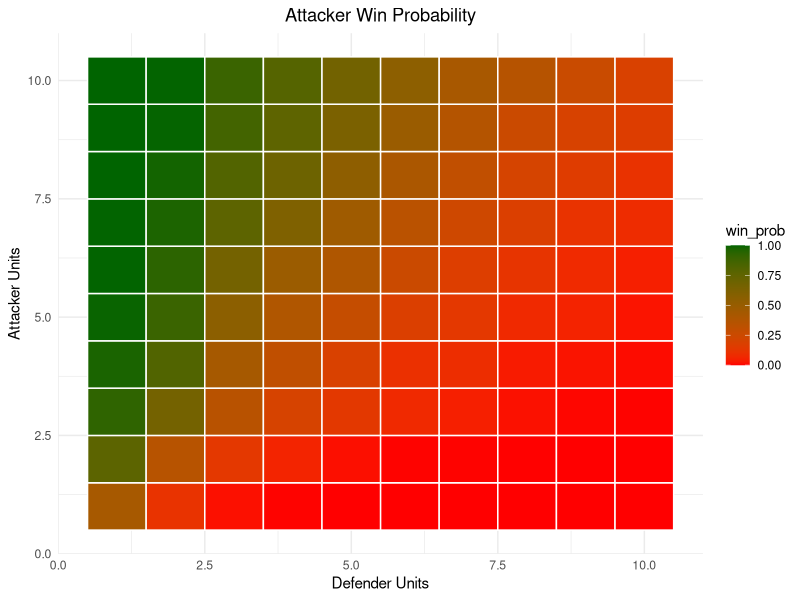
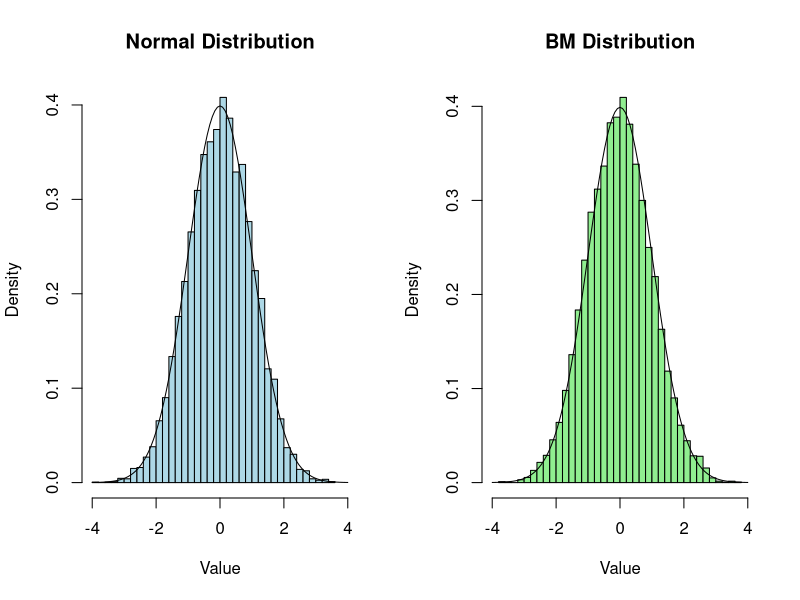
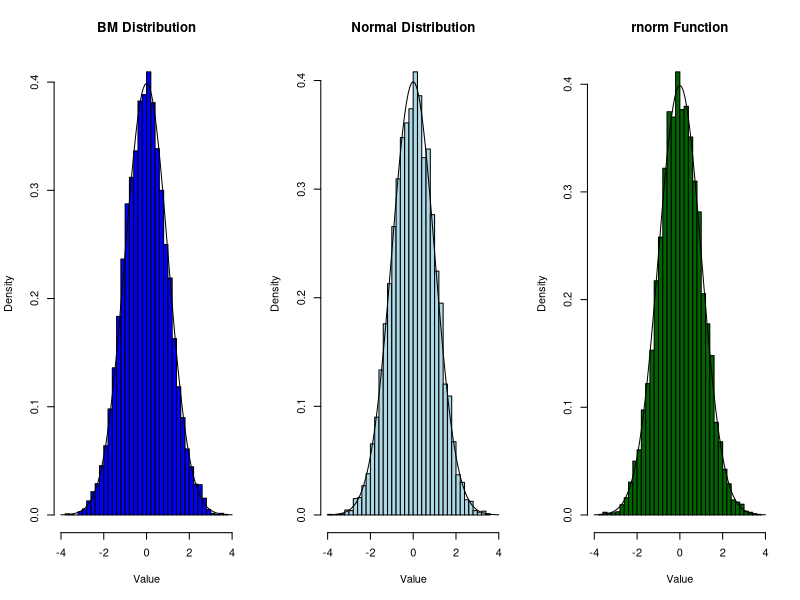
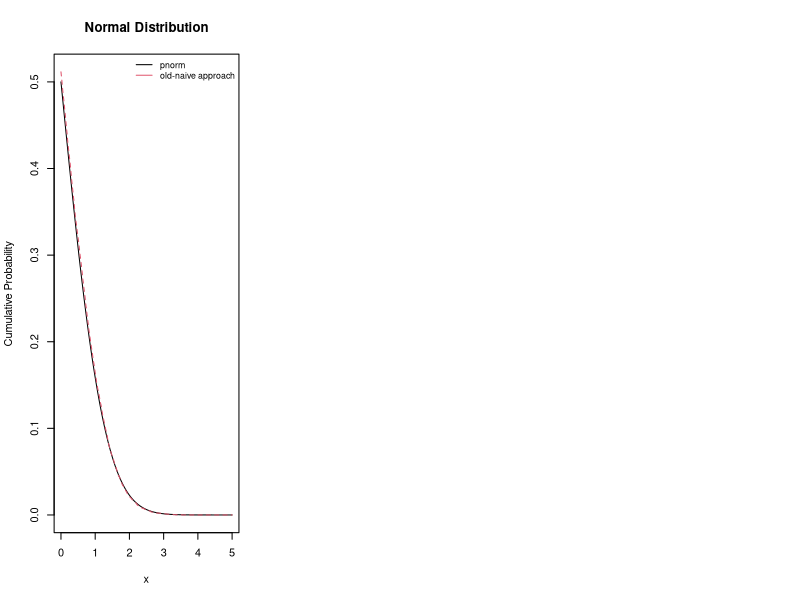
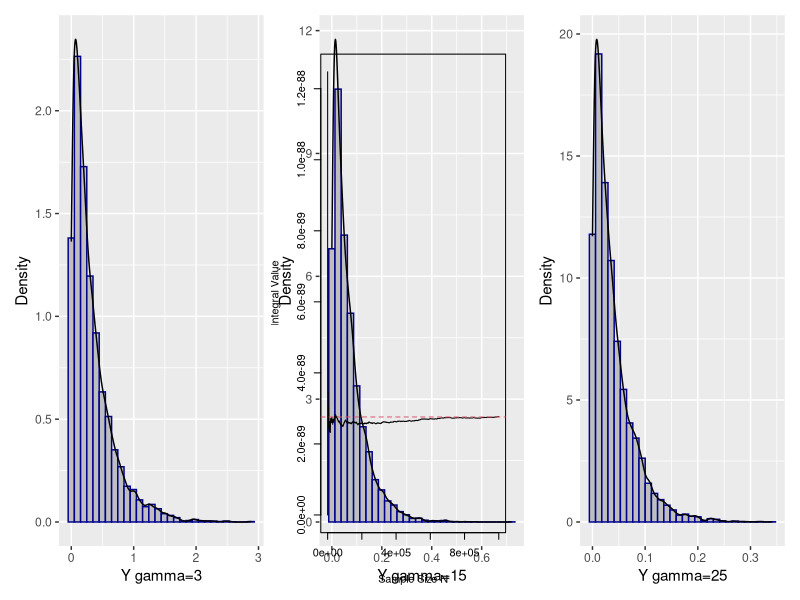

Recreate these plots in R, in order.
## ---- chunk 1
library(ggplot2)
library(patchwork)
library(tidyverse)
library(mixtools)
## ---- chunk 2
set.seed(123)
combat_round <- function(att_units,def_units,sim=10000) {
  Results = rep(NA,sim)
  AS<-att_units
  DS<-def_units
  for(i in 1:sim){
    while(def_units>0 & att_units>0){
      Dnum <- sort(sample(1:6, min(def_units,3),replace = TRUE),decreasing = T)
      Anum <- sort(sample(1:6, min(att_units,3),replace = TRUE),decreasing = T)
      for (j in 1:min(length(Dnum),length(Anum))){
        if(Anum[j]>Dnum[j]){
          def_units<-def_units-1
        }
        else{
          att_units<-att_units-1
        }
      }
    }
    Results[i]<- ifelse(att_units>0,1,0)
    att_units<-AS
    def_units<-DS
  }
  return(mean(Results))
}
## ---- chunk 3
prob_att_win <- function(){
  res<-sapply(1:10, function(x) {
  sapply(1:10, function(y) {
    combat_round(y,x,1000)
    })
  })
  return(res)
}

att_prob<- data.frame(
  attacker_unit<- rep(1:10,10),
  defender_unit<- rep(1:10,each= 10),
  win_prob<- as.vector(prob_att_win())
)
## ---- chunk 4
ggplot(att_prob,aes(x=defender_unit,y=attacker_unit,fill=win_prob))+
  geom_tile()+
  scale_fill_gradient(low="red",high="darkgreen")+
  labs(title = "Attacker Win Probability",x="Defender Units",y="Attacker Units")+
  geom_tile(color = "white",lwd = 0.5,linetype = 1)+
  theme_minimal()+
  theme(plot.title = element_text(hjust = 0.5))

## ---- chunk 5
print(combat_round(def_units=1,att_units=2,sim=10000))
## ---- chunk 6
#Using histograms to compare the above Normal generator with the Box–Muller algorithm

set.seed(13)

normal_functn_gen = function(sim){
  n<-12 
  Uz<-runif(sim*n,min = -0.5,max = 0.5) 
  Uz<-matrix(Uz,nrow=N,ncol=n) 
  Z<-apply(Uz,1,sum)
  return(Z)
}

N <- 10000

gen_norm<-normal_functn_gen(sim=10000)

U1 <- runif(N)
U2 <- runif(N)
X1 <- sqrt( -2*log(U1) )*cos(2*pi*U2)

par(mfrow=c(1,2))
hist(gen_norm, main="Normal Distribution", xlab="Value",col="lightblue" ,breaks=30,freq = F,xlim=c(-4,4))
curve(dnorm(x,0,1),add=T)
hist(X1, main="BM Distribution", xlab="Value",col="lightgreen" ,breaks=30,freq = F,xlim=c(-4,4))
curve(dnorm(x,0,1),add=T)
## ---- chunk 7
normgen <- rnorm(10000)
par(mfrow=c(1,3))
hist(X1, main="BM Distribution", xlab="Value",col="blue" ,breaks=30,freq = F,xlim=c(-4,4))
curve(dnorm(x,0,1),add=T)
hist(gen_norm, main="Normal Distribution", xlab="Value",col="lightblue" ,breaks=30,freq = F,xlim=c(-4,4))
curve(dnorm(x,0,1),add=T)
hist(normgen,xlab="Value",col="darkgreen" ,breaks=30,freq = F,xlim=c(-4,4), main = "rnorm Function")
curve(dnorm(x,0,1),add=T)
## ---- chunk 8
upper_tail_prob<- function(gen_norm,theta){
  prob=sum(gen_norm>theta)/length(gen_norm)
  return(prob)
}
x <- seq(0, 5, by = 0.01)
R<- sapply(seq(0, 5, by = 0.01), function(x) upper_tail_prob(gen_norm,x))
# Calculate cumulative probabilities using pnorm
prob <- 1-pnorm(x,0,1)
## ---- chunk 9
matplot(x, cbind(prob,R), 
        type = "l", 
        xlab = "x", 
        ylab = "Cumulative Probability", 
        main = "Normal Distribution")
legend("topright", legend = c("pnorm", "old-naive approach"), 
       col = 1:3, lty = 1, bty = "n", cex = 0.8)
## ---- chunk 10
#sampler for Pareto
xsampler<- function(n, gamma){
  u<- runif(n)
  x<-1/((1-u)^(1/gamma))
  return(x)
}

#sampler for Exponential
ysampler<- function(x){
  y<- log(x)
  return(y)
}
i=0
gamma = c(3,15,25)

x1=xsampler(10000,gamma[1])
y1=ysampler(x1)
x2<-xsampler(10000,gamma[2])
y2<- ysampler(x2)
x3=xsampler(10000,gamma[3])
y3=ysampler(x3)

#Histograms and densities for different value of gamma for Y
p1=ggplot(data.frame(x=y1), aes(x)) +
  geom_histogram(aes(y=..density..), fill="gray",col="darkblue")+
  labs(x="Y gamma=3",y="Density")+
  geom_density()
p2=ggplot(data.frame(x=y2), aes(x)) +
  geom_histogram(aes(y=..density..), fill="gray",col="darkblue")+
  labs(x="Y gamma=15",y="Density")+
  geom_density()
p3=ggplot(data.frame(x=y3), aes(x)) +
  geom_histogram(aes(y=..density..), fill="gray",col="darkblue")+
  labs(x="Y gamma=25",y="Density")+
  geom_density()
p1+p2+p3
## ---- chunk 11
prob_est1 <- sum(x1 < 5) / 10000
prob_est2 <- sum(x2 < 5) / 10000
prob_est3 <- sum(x3 < 5) / 10000
prob_est1
prob_est2
prob_est3

## ---- chunk 12
theme_set(theme_bw())

#Crude method to estimate the integral
set.seed(155523)
n <- 1000000
a <- 0
b <-  0.05 
u <-runif(n, a, b)

intfunc <- function(y){
  f = (1/sqrt(2*pi)) * (1/(y^2)) * (exp(-1/(2*(y^2))))
}



H1 = (b-a)* intfunc(u)
psi_hat_MC <- mean(H1) 
psi_hat_MC
## ---- chunk 13
#Corrisponding ergotic plot
set.seed(1234)
i_1n <- 1:n
plot( i_1n, cummean(H1), type='l', lwd=1,  
      xlab="Sample Size N", ylab="Integral Value",col=1)
abline(h=integrate(intfunc, a, b)$value, lwd=1, col=2, lty=2)
## ---- chunk 14
H2 <- (b-a)*intfunc(0.05-u) 
MC1 <- mean(H1)
MC2 <- mean(H2)

MCA <- (MC1+MC2)/2


MCE_MC1 <- sd(H1)/sqrt(n)
MCE_MC1 
MCE_MC2 <- sd(H2)/sqrt(n)
MCE_MC2 
## ---- chunk 15
MCE_MCA <- sqrt(1+cor(H1,H2))*sd(H1)/sqrt(2*n)
MCE_MCA 
## ---- chunk 16
effgain<- MCE_MCA/MCE_MC1
effgain
## ---- chunk 17
integrate(intfunc, a, b)
pnorm(20,0,1,lower.tail = F)
